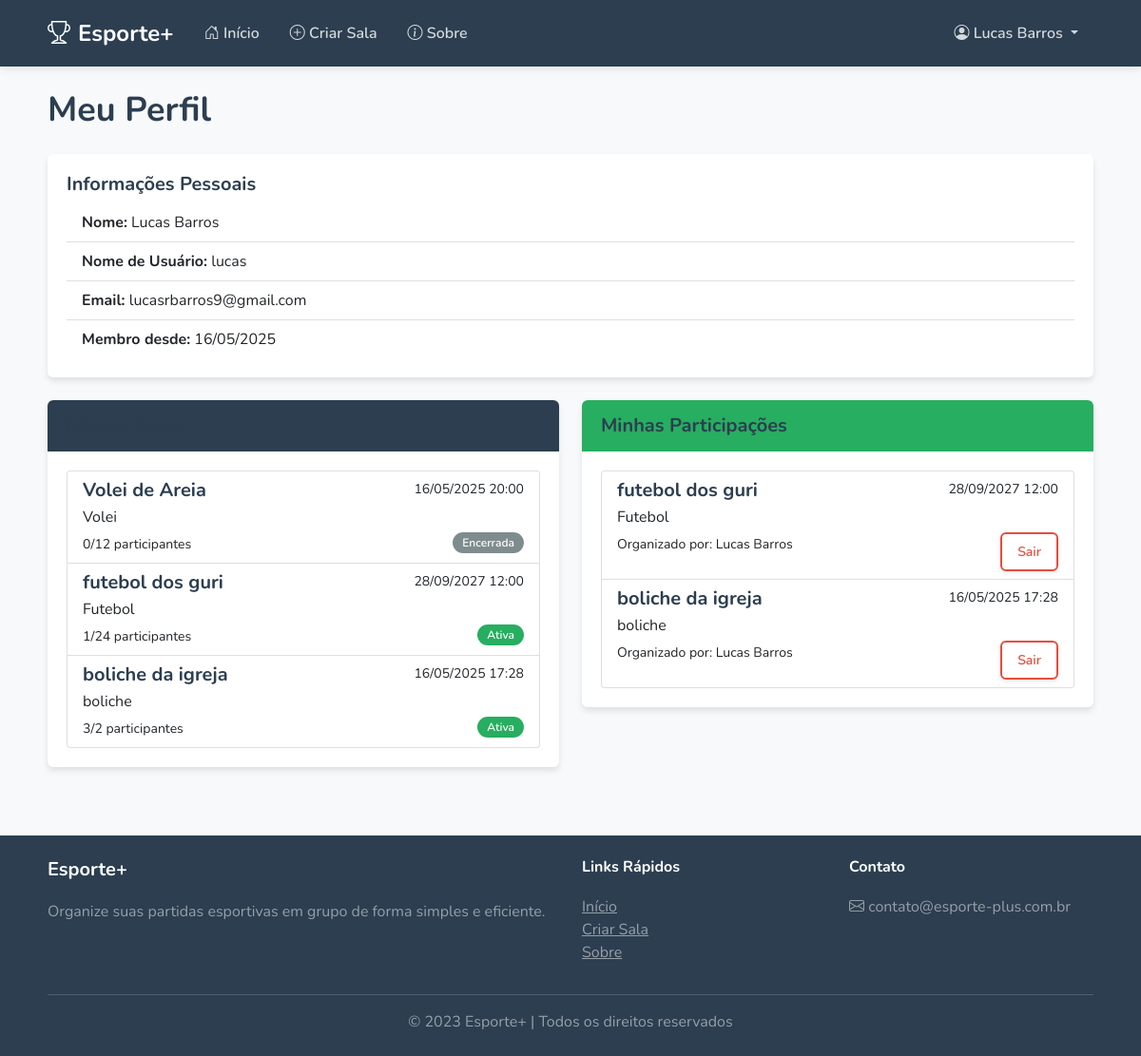
/auth/perfil (signed in), run on the app's committed database.
### app/models/models.py (models this page shows, shortened)
class User(db.Model, UserMixin):
    __tablename__ = 'users'
    id = db.Column(db.Integer, primary_key=True)
    username = db.Column(db.String(50), unique=True, nullable=False)
    email = db.Column(db.String(100), unique=True, nullable=False)
    password_hash = db.Column(db.String(200), nullable=False)
    name = db.Column(db.String(100), nullable=False)
    created_at = db.Column(db.DateTime, default=datetime.utcnow)
    is_active = db.Column(db.Boolean, default=True)
    rooms_created = db.relationship('Room', backref='creator', lazy=True, foreign_keys='Room.creator_id')
    participations = db.relationship('Participant', backref='user', lazy=True)

class Room(db.Model):
    __tablename__ = 'rooms'
    id = db.Column(db.Integer, primary_key=True)
    name = db.Column(db.String(100), nullable=False)
    sport = db.Column(db.String(50), nullable=False)
    date = db.Column(db.DateTime, nullable=False)
    max_participants = db.Column(db.Integer, nullable=False)
    description = db.Column(db.Text, nullable=True)
    link_code = db.Column(db.String(10), unique=True, nullable=False)
    created_at = db.Column(db.DateTime, default=datetime.utcnow)
    is_active = db.Column(db.Boolean, default=True)
    creator_id = db.Column(db.Integer, db.ForeignKey('users.id'), nullable=False)
    is_private = db.Column(db.Boolean, default=False)
    location = db.Column(db.String(200), nullable=True)
    city = db.Column(db.String(100), nullable=False)
    participants = db.relationship('Participant', backref='room', lazy=True)
    def get_active_participants(self):
        return [p for p in self.participants if p.is_active]

class Participant(db.Model):
    __tablename__ = 'participants'
    id = db.Column(db.Integer, primary_key=True)
    user_id = db.Column(db.Integer, db.ForeignKey('users.id'), nullable=False)
    room_id = db.Column(db.Integer, db.ForeignKey('rooms.id'), nullable=False)
    registered_at = db.Column(db.DateTime, default=datetime.utcnow)
    is_active = db.Column(db.Boolean, default=True)
    checked_in = db.Column(db.Boolean, default=False)

### app/controllers/auth_routes.py (the view)
@auth_bp.route('/perfil')
@login_required
def profile():
    rooms_created = current_user.rooms_created
    participations = db.session.query(Participant, Room).join(Room).filter(
        Participant.user_id == current_user.id,
        Participant.is_active == True
    ).all()
    return render_template('auth/profile.html',
                          rooms_created=rooms_created,
                          participations=participations)

### app/__init__.py (called while the page is built)
def create_app():
    app = Flask(__name__)
    app.config['SECRET_KEY'] = os.environ.get('SECRET_KEY', 'chave_secreta_padrao')
    app.config['SQLALCHEMY_DATABASE_URI'] = 'sqlite:///esportes.db'
    app.config['SQLALCHEMY_TRACK_MODIFICATIONS'] = False
    db.init_app(app)
    login_manager.init_app(app)
    from app.controllers.main_routes import main_bp
    from app.controllers.room_routes import room_bp
    from app.controllers.auth_routes import auth_bp
    app.register_blueprint(main_bp)
    app.register_blueprint(room_bp)
    app.register_blueprint(auth_bp)
    from app.models.models import User
    @login_manager.user_loader
    def load_user(user_id):
        return User.query.get(int(user_id))
    with app.app_context():
        db.create_all()
    return app

### app/templates/auth/profile.html (shortened to what this page needs)
{% extends 'layout.html' %}
{% block content %}
<div class="row">
    <div class="col-md-12">
        <h1>Meu Perfil</h1>
        <div class="card mb-4">
            <div class="card-body">
                <h5 class="card-title">Informações Pessoais</h5>
                <ul class="list-group list-group-flush">
                    <li class="list-group-item"><strong>Nome:</strong> {{ current_user.name }}</li>
                    <li class="list-group-item"><strong>Nome de Usuário:</strong> {{ current_user.username }}</li>
                    <li class="list-group-item"><strong>Email:</strong> {{ current_user.email }}</li>
                    <li class="list-group-item"><strong>Membro desde:</strong> {{ current_user.created_at.strftime('%d/%m/%Y') }}</li>
                </ul>
            </div>
        </div>
    </div>
</div>
<div class="row">
    <div class="col-md-6">
        <div class="card">
            <div class="card-header bg-primary text-white">
                <h5 class="mb-0">Minhas Salas</h5>
            </div>
            <div class="card-body">
                {% if rooms_created %}
                    <div class="list-group">
                        {% for room in rooms_created %}
                            <a href="{{ url_for('room.view_room', link_code=room.link_code) }}" class="list-group-item list-group-item-action">
                                <div class="d-flex w-100 justify-content-between">
                                    <h5 class="mb-1">{{ room.name }}</h5>
                                    <small>{{ room.date.strftime('%d/%m/%Y %H:%M') }}</small>
                                </div>
                                <p class="mb-1">{{ room.sport }}</p>
                                <small>{{ room.get_active_participants()|length }}/{{ room.max_participants }} participantes</small>
                                {% if room.is_active %}
                                    <span class="badge bg-success float-end">Ativa</span>
                                {% else %}
                                    <span class="badge bg-secondary float-end">Encerrada</span>
                                {% endif %}
                            </a>
                        {% endfor %}
                    </div>
                {% else %}
                    <p class="text-muted">Você ainda não criou nenhuma sala.</p>
                    <a href="{{ url_for('room.create_room') }}" class="btn btn-primary">Criar Sala</a>
                {% endif %}
            </div>
        </div>
    </div>
    <div class="col-md-6">
        <div class="card">
            <div class="card-header bg-success text-white">
                <h5 class="mb-0">Minhas Participações</h5>
            </div>
            <div class="card-body">
                {% if participations %}
                    <div class="list-group">
                        {% for participant, room in participations %}
                            <a href="{{ url_for('room.view_room', link_code=room.link_code) }}" class="list-group-item list-group-item-action">
                                <div class="d-flex w-100 justify-content-between">
                                    <h5 class="mb-1">{{ room.name }}</h5>
                                    <small>{{ room.date.strftime('%d/%m/%Y %H:%M') }}</small>
                                </div>
                                <p class="mb-1">{{ room.sport }}</p>
                                <small>Organizado por: {{ room.creator.name }}</small>
                                <button class="btn btn-sm btn-outline-danger float-end"
                                        onclick="if(confirm('Tem certeza que deseja sair desta sala?')) window.location.href='{{ url_for('room.leave_room', link_code=room.link_code) }}'">
                                    Sair
                                </button>
                            </a>
                        {% endfor %}
                    </div>
                {% else %}
                    <p class="text-muted">Você ainda não está participando de nenhuma sala.</p>
                    <a href="{{ url_for('main.index') }}" class="btn btn-success">Encontrar Salas</a>
                {% endif %}
            </div>
        </div>
    </div>
</div>
{% endblock %}

### app/templates/layout.html (shortened to what this page needs)
<!DOCTYPE html>
<html lang="pt-BR">
<head>
    <link href="https://cdn.jsdelivr.net/npm/bootstrap@5.1.3/dist/css/bootstrap.min.css" rel="stylesheet">
    <link rel="stylesheet" href="https://cdn.jsdelivr.net/npm/bootstrap-icons@1.8.1/font/bootstrap-icons.css">
    <link rel="stylesheet" href="{{ url_for('static', filename='css/style.css') }}">
    <link rel="stylesheet" href="https://unpkg.com/aos@next/dist/aos.css" />
</head>
<body>
    <nav class="navbar navbar-expand-lg navbar-dark mb-4">
        <div class="container">
            <a class="navbar-brand" href="{{ url_for('main.index') }}">
                <i class="bi bi-trophy me-2"></i>Esporte+
            </a>
            <div class="collapse navbar-collapse" id="navbarNav">
                <ul class="navbar-nav me-auto">
                    <li class="nav-item">
                        <a class="nav-link" href="{{ url_for('main.index') }}">
                            <i class="bi bi-house-door"></i> Início
                        </a>
                    </li>
                    {% if current_user.is_authenticated %}
                    <li class="nav-item">
                        <a class="nav-link" href="{{ url_for('room.create_room') }}">
                            <i class="bi bi-plus-circle"></i> Criar Sala
                        </a>
                    </li>
                    {% endif %}
                    <li class="nav-item">
                        <a class="nav-link" href="{{ url_for('main.about') }}">
                            <i class="bi bi-info-circle"></i> Sobre
                        </a>
                    </li>
                </ul>
                <ul class="navbar-nav">
                    {% if current_user.is_authenticated %}
                        <li class="nav-item dropdown">
                            <a class="nav-link dropdown-toggle" href="#" id="navbarDropdown" role="button" data-bs-toggle="dropdown" aria-expanded="false">
                                <i class="bi bi-person-circle"></i> {{ current_user.name }}
                            </a>
                        </li>
                    {% endif %}
                </ul>
            </div>
        </div>
    </nav>
    <div class="container">
        <div class="fade-in content-visible">
            {% block content %}{% endblock %}
        </div>
    </div>
    <footer class="footer mt-5 py-4">
        <div class="container">
            <div class="row">
                <div class="col-md-6">
                    <h5 class="text-white">Esporte+</h5>
                    <p class="text-white-50">Organize suas partidas esportivas em grupo de forma simples e eficiente.</p>
                </div>
                <div class="col-md-3">
                    <h6 class="text-white">Links Rápidos</h6>
                    <ul class="list-unstyled">
                        <li><a href="{{ url_for('main.index') }}" class="text-white-50">Início</a></li>
                        <li><a href="{{ url_for('room.create_room') }}" class="text-white-50">Criar Sala</a></li>
                        <li><a href="{{ url_for('main.about') }}" class="text-white-50">Sobre</a></li>
                    </ul>
                </div>
                <div class="col-md-3">
                    <h6 class="text-white">Contato</h6>
                    <p class="text-white-50">
                        <i class="bi bi-envelope"></i> contato@esporte-plus.com.br
                    </p>
                </div>
            </div>
            <hr class="border-light">
            <div class="row">
                <div class="col-md-12 text-center">
                    <p class="mb-0 text-white-50">
                        &copy; 2023 Esporte+ | Todos os direitos reservados
                    </p>
                </div>
            </div>
        </div>
    </footer>
</body>
</html>

### app/static/css/style.css (style rules this page uses)
:root { --primary: #2c3e50; --primary-light: #34495e; --secondary: #3498db; --secondary-light: #5dade2; --accent: #e67e22; --success: #27ae60; --danger: #e74c3c; --warning: #f39c12; --light: #ecf0f1; --dark: #1a252f; --gray: #95a5a6; --gray-light: #bdc3c7; --gray-dark: #7f8c8d; --body-bg: #f8f9fa; --text-color: #2c3e50; --border-radius: 6px; --box-shadow: 0 4px 6px rgba(0, 0, 0, 0.1); --transition: all 0.3s ease; }
body { min-height: 100vh; display: flex; flex-direction: column; font-family: 'Nunito', 'Segoe UI', -apple-system, BlinkMacSystemFont, sans-serif; background-color: var(--body-bg); color: var(--text-color); }
.container { max-width: 1140px; padding: 0 20px; }
[data-aos] { pointer-events: auto !important; }
.content-visible { opacity: 1 !important; transform: none !important; visibility: visible !important; }
.navbar { background-color: var(--primary) !important; box-shadow: 0 2px 10px rgba(0, 0, 0, 0.1); padding: 12px 0; }
.navbar-brand { font-weight: 700; font-size: 1.5rem; }
.navbar-dark .navbar-nav .nav-link { color: rgba(255, 255, 255, 0.8); font-weight: 600; padding: 8px 16px; border-radius: var(--border-radius); transition: var(--transition); }
.btn { border-radius: var(--border-radius); font-weight: 600; padding: 8px 16px; transition: var(--transition); border: none; box-shadow: 0 2px 5px rgba(0, 0, 0, 0.08); }
.btn-outline-danger { color: var(--danger); border: 2px solid var(--danger); }
.card { border: none; border-radius: var(--border-radius); box-shadow: var(--box-shadow); overflow: hidden; transition: var(--transition); margin-bottom: 24px; }
.card-header { background-color: var(--primary); color: white; font-weight: 600; padding: 15px 20px; border-bottom: none; }
.card-header.bg-primary { background-color: var(--primary) !important; }
.card-header.bg-success { background-color: var(--success) !important; }
.card-body { padding: 20px; }
.badge { font-weight: 600; padding: 5px 10px; border-radius: 20px; }
.badge.bg-success { background-color: var(--success) !important; }
.badge.bg-secondary { background-color: var(--gray-dark) !important; }
.footer { margin-top: auto; padding: 20px 0; background-color: var(--primary); color: rgba(255, 255, 255, 0.7); }
h1, h2, h3, h4, h5, h6 { font-weight: 700; margin-bottom: 20px; color: var(--primary); }
h1 { font-size: 2.25rem; margin-bottom: 25px; }
.fade-in { animation: fadeIn 0.5s ease forwards; }

### data on the page
User: name "Lucas Barros", username "lucas", email "lucasrbarros9@gmail.com", created_at "16/05/2025"
Room: name "Volei de Areia", date "16/05/2025 20:00", sport "Volei", get_active_participants|length "0", max_participants "12", is_active "Encerrada"
Room: name "futebol dos guri", date "28/09/2027 12:00", sport "Futebol", get_active_participants|length "1", max_participants "24", is_active "Ativa"
Room: name "boliche da igreja", date "16/05/2025 17:28", sport "boliche", get_active_participants|length "3", max_participants "2", is_active "Ativa"
Participant: name "futebol dos guri", date "28/09/2027 12:00", sport "Futebol", creator.name "Lucas Barros"
Participant: name "boliche da igreja", date "16/05/2025 17:28", sport "boliche", creator.name "Lucas Barros"
